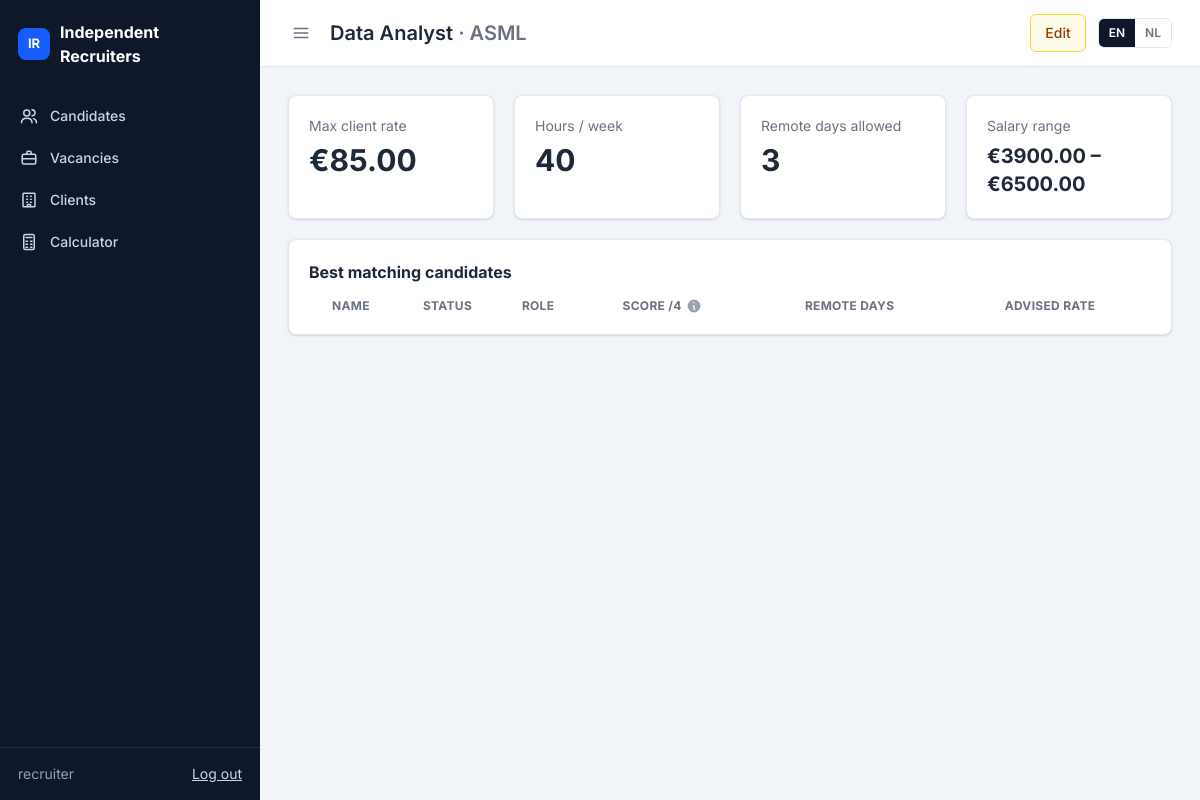
Page /clients/vacancies/24/ (signed in) on the earlier database version.
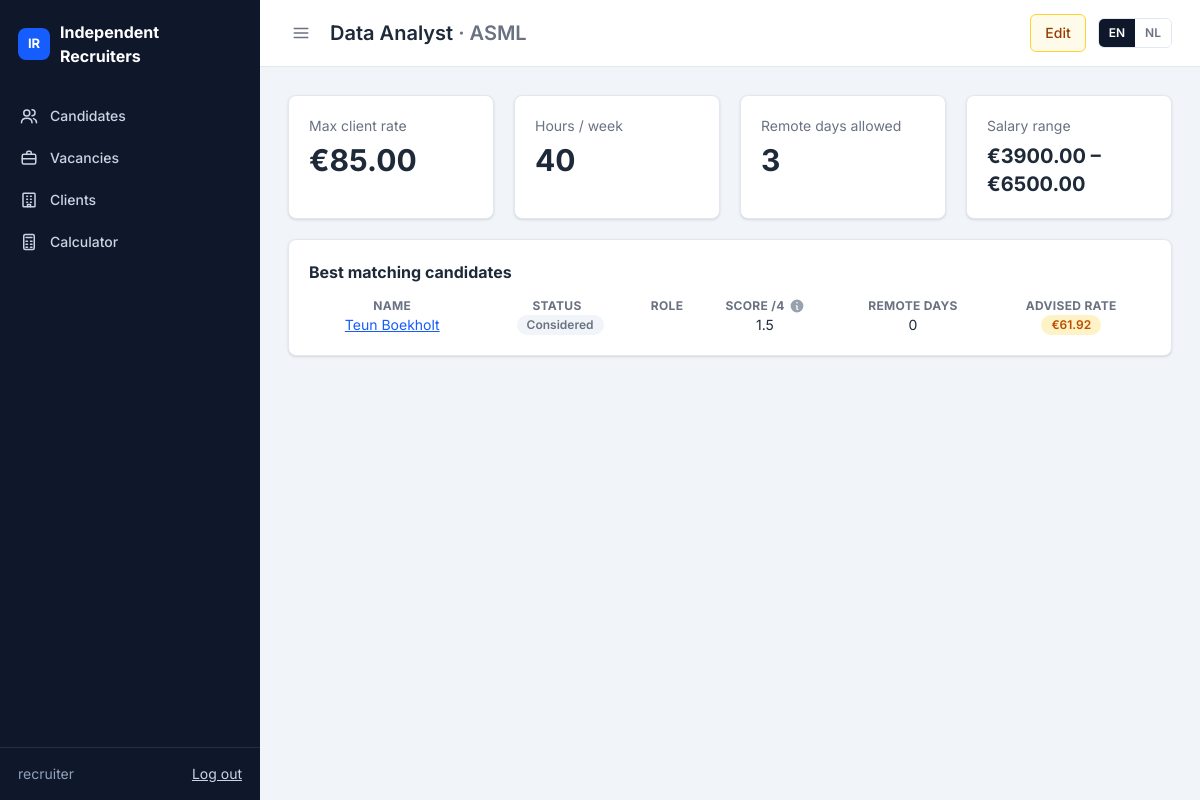
Same page on the later database version.
### candidates/models.py (models this page shows, shortened)
class Candidate(models.Model):
    class Status(models.TextChoices):
        INTAKE = "intake", _("Intake")
        AVAILABLE = "available", _("Available")
        PROPOSED = "proposed", _("Proposed")
        PLACED = "placed", _("Placed")
        INACTIVE = "inactive", _("Inactive")
    class Transport(models.TextChoices):
        CAR = "car", _("Car")
        OV = "ov", _("Public transport")
        MANUAL = "manual", _("Manual")
    first_name = models.CharField(_("first name"), max_length=100)
    last_name = models.CharField(_("last name"), max_length=100)
    email = models.EmailField(_("email"), blank=True)
    phone = models.CharField(_("phone"), max_length=30, blank=True)
    city = models.CharField(_("home location"), max_length=150, blank=True,
                            help_text=_("City, postcode or address, used to calculate travel distance"))
    desired_role = models.CharField(_("desired role"), max_length=150, blank=True)
    status = models.CharField(_("status"), max_length=20, choices=Status.choices, default=Status.INTAKE)
    expected_salary_month = models.DecimalField(_("desired gross salary / month (€)"), max_digits=8, decimal_places=2)
    hours_per_week = models.PositiveSmallIntegerField(
        _("desired hours per week"), default=40, validators=[MinValueValidator(1), MaxValueValidator(60)]
    )
    transport_type = models.CharField(_("travel means"), max_length=10, choices=Transport.choices, default=Transport.CAR)
    remote_days_per_week = models.PositiveSmallIntegerField(
        _("remote days / week"), default=0, validators=[MaxValueValidator(5)],
        help_text=_("Used for matching only"),
    )
    travel_per_hour_override = models.DecimalField(
        _("travel costs / hour (€)"), max_digits=6, decimal_places=2, null=True, blank=True,
        validators=[MinValueValidator(0)],
    )
    cost_factor = models.DecimalField(_("cost price factor"), max_digits=4, decimal_places=2, default=Decimal("2.00"))
    margin_per_hour = models.DecimalField(
        _("margin / hour (€)"), max_digits=6, decimal_places=2, default=Decimal("10.00"),
        validators=[MinValueValidator(C.MIN_MARGIN), MaxValueValidator(C.MAX_MARGIN)],
    )
    vacancies = models.ManyToManyField(
        "clients.Vacancy", through="CandidateVacancy", related_name="candidates", verbose_name=_("vacancies"),
    )
    notes = models.TextField(_("notes"), blank=True)
    created_at = models.DateTimeField(auto_now_add=True)
    updated_at = models.DateTimeField(auto_now=True)
    PRICING_FIELD_MAP = {
        "salary_month": "expected_salary_month",
        "hours_per_week": "hours_per_week",
        "cost_factor": "cost_factor",
        "margin": "margin_per_hour",
        "transport_type": "transport_type",
        "remote_days_per_week": "remote_days_per_week",
        "travel_per_hour_override": "travel_per_hour_override",
    }
    LINK_PRICING_FIELD_MAP = {
        "travel_distance_km": "travel_distance_km",
        "client_pays_travel": "client_pays_travel",
    }
    class Meta:
        ordering = ["-created_at"]
        verbose_name = _("candidate")
        verbose_name_plural = _("candidates")
    @property
    def full_name(self):
        return f"{self.first_name} {self.last_name}".strip()
    def pricing_input(self, link=None, vacancy=None, **overrides) -> PricingInput:
        vacancy = link.vacancy if link else vacancy
        data = {engine: getattr(self, model) for engine, model in self.PRICING_FIELD_MAP.items()}
        if link:
            data.update({engine: getattr(link, model) for engine, model in self.LINK_PRICING_FIELD_MAP.items()})
        else:
            data["client_pays_travel"] = bool(vacancy and vacancy.client_pays_travel)
        data.update(
            max_rate=vacancy.max_rate_per_hour if vacancy else None,
            proposed_rate=link.proposed_rate if link else None,
        )
        data.update(overrides)
        return PricingInput(**data)
    def link_for(self, vacancy):
        return next((link for link in self.links.all() if link.vacancy_id == vacancy.pk), None)
    def pricing_for(self, vacancy):
        link = self.link_for(vacancy)
        return link.pricing if link else calculate(self.pricing_input(vacancy=vacancy))
    def distance_to(self, vacancy):
        link = self.link_for(vacancy)
        if link and link.travel_distance_km is not None:
            return link.travel_distance_km
        if self.city and vacancy.location:
            result = route_distance_km(self.city, vacancy.location)
            return result["km"] if result else None
        return None

class CandidateVacancy(models.Model):
    class Status(models.TextChoices):
        CONSIDERED = "considered", _("Considered")
        PROPOSED = "proposed", _("Proposed")
        PLACED = "placed", _("Placed")
        REJECTED = "rejected", _("Rejected")
    candidate = models.ForeignKey(Candidate, on_delete=models.CASCADE, related_name="links")
    vacancy = models.ForeignKey(
        "clients.Vacancy", on_delete=models.CASCADE, related_name="candidate_links", verbose_name=_("vacancy"),
    )
    status = models.CharField(_("status"), max_length=20, choices=Status.choices, default=Status.CONSIDERED)
    travel_distance_km = models.DecimalField(
        _("travel distance one way (km)"), max_digits=6, decimal_places=1, null=True, blank=True,
        help_text=_("Calculated automatically from the home location and the vacancy location"),
    )
    client_pays_travel = models.BooleanField(
        _("client pays travel costs"), default=False,
        help_text=_("Travel costs are then left out of the tariff (defaults to the vacancy's setting)"),
    )
    proposed_rate = models.DecimalField(
        _("proposed tariff / hour (€)"), max_digits=7, decimal_places=2, null=True, blank=True,
        help_text=_("Leave empty to use the advised tariff."),
    )
    created_at = models.DateTimeField(auto_now_add=True)
    class Meta:
        ordering = ["created_at", "pk"]
        constraints = [models.UniqueConstraint(fields=["candidate", "vacancy"], name="unique_candidate_vacancy")]
        verbose_name = _("candidate vacancy")
        verbose_name_plural = _("candidate vacancies")
    @property
    def pricing(self):
        if not hasattr(self, "_pricing_cache"):
            self._pricing_cache = calculate(self.candidate.pricing_input(link=self))
        return self._pricing_cache

### clients/views.py (the view)
# urls.py: path("vacancies/<int:pk>/", views.vacancy_detail, name="detail"),
def vacancy_detail(request, pk):
    vacancy = get_object_or_404(Vacancy.objects.select_related("client"), pk=pk)
    candidates = Candidate.objects.filter(links__vacancy=vacancy).prefetch_related("links__vacancy__client")
    ranked = [
        {"candidate": c, "score": s, "pricing": c.pricing_for(vacancy), "link": c.link_for(vacancy)}
        for c, s in matching.rank_candidates(vacancy, candidates)
    ]
    return render(request, "clients/vacancy_detail.html", {
        "vacancy": vacancy, "ranked": ranked, "max_score": matching.MAX_SCORE,
    })

### clients/matching.py (called while the page is built)
def _budget_points(candidate, vacancy):
    rate = candidate.pricing_for(vacancy).final_rate
    max_rate = vacancy.max_rate_per_hour
    if max_rate * Decimal("0.9") <= rate <= max_rate:
        return 1
    else:
        return 0

def _remote_points(candidate, vacancy):
    gap = candidate.remote_days_per_week - vacancy.remote_days_allowed
    if gap == 0:
        return 1
    elif gap < 0:
        return 0.5
    else:
        return 0

def _hours_per_week_points(candidate, vacancy):
    if candidate.hours_per_week == vacancy.hours_per_week:
        return 1
    else:
        return 0

def _location_points(candidate, vacancy):
    if candidate.city and vacancy.city and candidate.city.strip().lower() == vacancy.city.strip().lower():
        return 1
    distance = candidate.distance_to(vacancy)
    if distance is not None:
        return 1 if distance <= CLOSE_KM else 0
    return 0

def score(candidate, vacancy) -> dict:
    parts = [
        {"key": key, "label": label, "points": round(float(fn(candidate, vacancy)), 1)}
        for key, label, fn in PARTS
    ]
    return {"total": round(sum(p["points"] for p in parts), 1), "parts": parts}

### core/context_processors.py (called while the page is built)
def ui(request):
    return {"ui": UI}

### clients/templates/clients/vacancy_detail.html (shortened to what this page needs)
{% extends "core/base.html" %}
{% load i18n ui %}
{% block heading %}{{ vacancy.title }} <span class="text-gray-500">· {{ vacancy.client.name }}</span>{% endblock %}
{% block page_actions %}
    <a class="{{ ui.btn_edit }}" href="{% url 'clients:update' vacancy.pk %}">{% trans "Edit" %}</a>
{% endblock %}
{% block content %}
{% with has_band=vacancy.min_salary|default_if_none:vacancy.max_salary %}
<div class="grid grid-cols-1 gap-5 sm:grid-cols-2 {% if has_band is not None %}lg:grid-cols-4{% else %}lg:grid-cols-3{% endif %}">
    <div class="{{ ui.card }}"><div class="text-gray-500">{% trans "Max client rate" %}</div><div class="mt-1.5 text-3xl font-bold">€{{ vacancy.max_rate_per_hour }}</div></div>
    <div class="{{ ui.card }}"><div class="text-gray-500">{% trans "Hours / week" %}</div><div class="mt-1.5 text-3xl font-bold">{{ vacancy.hours_per_week }}</div></div>
    <div class="{{ ui.card }}"><div class="text-gray-500">{% trans "Remote days allowed" %}</div><div class="mt-1.5 text-3xl font-bold">{{ vacancy.remote_days_allowed }}</div></div>
    {% if has_band is not None %}
        <div class="{{ ui.card }}"><div class="text-gray-500">{% trans "Salary range" %}</div><div class="mt-1.5 text-xl font-bold">€{{ vacancy.min_salary|default:"–" }} – €{{ vacancy.max_salary|default:"–" }}</div></div>
    {% endif %}
</div>
{% endwith %}
<div class="mt-5 {{ ui.dt_card }}">
    <h2 class="{{ ui.h2 }}">{% trans "Best matching candidates" %}</h2>
    <table id="matches" class="display w-full">
        <thead>
            <tr>
                <th>{% trans "Name" %}</th>
                <th class="max-md:hidden">{% trans "Status" %}</th>
                <th class="max-md:hidden">{% trans "Role" %}</th>
                <th>
                    <span class="inline-flex items-center gap-1">
                        {% trans "Score" %} /{{ max_score }}
                        <span class="group relative inline-flex">
                        </span>
                    </span>
                </th>
                <th class="max-md:hidden">{% trans "Remote days" %}</th>
                <th>{% trans "Advised rate" %}</th>
            </tr>
        </thead>
        <tbody>
            {% for row in ranked %}
                <tr>
                    <td>
                        <a href="{% url 'candidates:detail' row.candidate.pk %}">{{ row.candidate.full_name }}</a>
                    </td>
                    <td class="max-md:hidden">
                        {% if row.link %}<span class="ml-1.5 {{ ui.badge.unknown }}" title="{% trans 'Considered for this vacancy' %}">{{ row.link.get_status_display }}</span>{% endif %}
                    </td>
                    <td class="text-gray-500 max-md:hidden">{{ row.candidate.desired_role }}</td>
                    <td data-order="{{ row.score.total|stringformat:'s' }}">{{ row.score.total|floatformat:"-1" }}</td>
                    <td class="max-md:hidden">{{ row.candidate.remote_days_per_week }}</td>
                    <td data-order="{{ row.pricing.final_rate|stringformat:'s' }}"><span class="{{ row.pricing.budget_status|badge }}">€{{ row.pricing.final_rate|floatformat:2 }}</span></td>
                </tr>
            {% endfor %}
        </tbody>
    </table>
</div>
{% endblock %}

### core/templates/core/base.html (shortened to what this page needs)
{% load static i18n %}<!DOCTYPE html>
{% get_current_language as LANGUAGE_CODE %}
<html lang="{{ LANGUAGE_CODE }}">
<head>
    <link rel="stylesheet" href="https://cdn.datatables.net/2.3.4/css/dataTables.dataTables.css">
    <link rel="stylesheet" href="https://cdn.datatables.net/buttons/3.2.5/css/buttons.dataTables.css">
<link rel="stylesheet" href="{% static 'core/css/app.css' %}">
    <script src="https://cdn.jsdelivr.net/npm/@tailwindcss/browser@4.3.3"></script>
</head>
<body class="bg-slate-100 font-[Inter,system-ui,sans-serif] text-sm text-gray-800 [&_a:not([class])]:text-blue-600 [&_a:not([class])]:underline">
<div class="flex min-h-screen">
    <aside id="sidebar" class="group/sidebar sticky top-0 flex h-screen w-65 shrink-0 flex-col bg-slate-900 text-slate-300 transition-[width,translate] duration-200 lg:data-collapsed:w-16 max-lg:fixed max-lg:z-20 max-lg:-translate-x-full max-lg:data-open:translate-x-0">
        <a class="flex items-center gap-2.5 px-4.5 py-5 text-base font-bold text-white lg:group-data-collapsed/sidebar:justify-center lg:group-data-collapsed/sidebar:px-0" href="{% url 'candidates:list' %}">
            <span class="grid size-8 shrink-0 place-items-center rounded-lg bg-blue-600 text-[13px]">IR</span>
            <span class="lg:group-data-collapsed/sidebar:hidden">Independent<br>Recruiters</span>
        </a>
        <nav class="flex flex-1 flex-col gap-0.5 p-2">
            {% for item in nav_items %}
                <a href="{% url item.url_name %}" class="flex items-center gap-3 rounded-md px-3 py-2.5 font-medium [&>svg]:shrink-0 lg:group-data-collapsed/sidebar:justify-center lg:group-data-collapsed/sidebar:px-0 {% if item.active %}bg-blue-600 text-white{% else %}text-slate-300 hover:bg-slate-800 hover:text-white{% endif %}">
                    {% include "core/_icon.html" with name=item.icon %}
                    <span class="lg:group-data-collapsed/sidebar:hidden">{{ item.label }}</span>
                </a>
            {% endfor %}
        </nav>
        <div class="flex items-center justify-between border-t border-white/10 px-4.5 py-4 lg:group-data-collapsed/sidebar:hidden">
            <span class="text-slate-400">{{ request.user.get_username }}</span>
            <form method="post" action="{% url 'logout' %}">
                <button type="submit" class="cursor-pointer text-slate-300 underline hover:text-white">{% trans "Log out" %}</button>
            </form>
        </div>
    </aside>
    <div class="flex min-w-0 flex-1 flex-col">
        <header class="sticky top-0 z-10 flex items-center gap-4 border-b border-slate-200 bg-white px-4 py-3.5 max-sm:flex-wrap max-sm:gap-y-2.5 lg:px-7">
            <button class="{{ ui.icon_button }}" id="sidebar-toggle" aria-label="{% trans 'Toggle menu' %}">
                {% include "core/_icon.html" with name="menu" %}
            </button>
            <h1 class="min-w-0 flex-1 text-xl font-semibold max-sm:text-lg">{% block heading %}{% endblock %}</h1>
            <div class="flex items-center gap-3 max-sm:contents">
                <div class="flex items-center gap-3 empty:hidden max-sm:order-last max-sm:w-full max-sm:flex-wrap max-sm:justify-end">{% block page_actions %}{% endblock %}</div>
                <form action="{% url 'set_language' %}" method="post" class="flex overflow-hidden rounded-md border border-slate-200">
                    {% get_available_languages as LANGUAGES %}
                    {% for code, name in LANGUAGES %}
                        <button type="submit" name="language" value="{{ code }}"
                                class="cursor-pointer px-2.5 py-1.5 text-xs font-semibold {% if code == LANGUAGE_CODE %}bg-slate-900 text-white{% else %}bg-white text-gray-500 hover:bg-slate-100{% endif %}">{{ code|upper }}</button>
                    {% endfor %}
                </form>
            </div>
        </header>
        <main class="w-full max-w-360 p-4 lg:p-7">
            {% block content %}{% endblock %}
        </main>
    </div>
</div>
    {% trans "Actions" as t_actions %}{% trans "Could not load the form." as t_load %}{% trans "Something went wrong. Please try again." as t_error %}
</body>
</html>

Differences in the rows shown:
added Candidate: candidate.full_name "Teun Boekholt", link.status "Considered", score.total "1.5", candidate.remote_days_per_week "0", pricing.final_rate "61.92"
